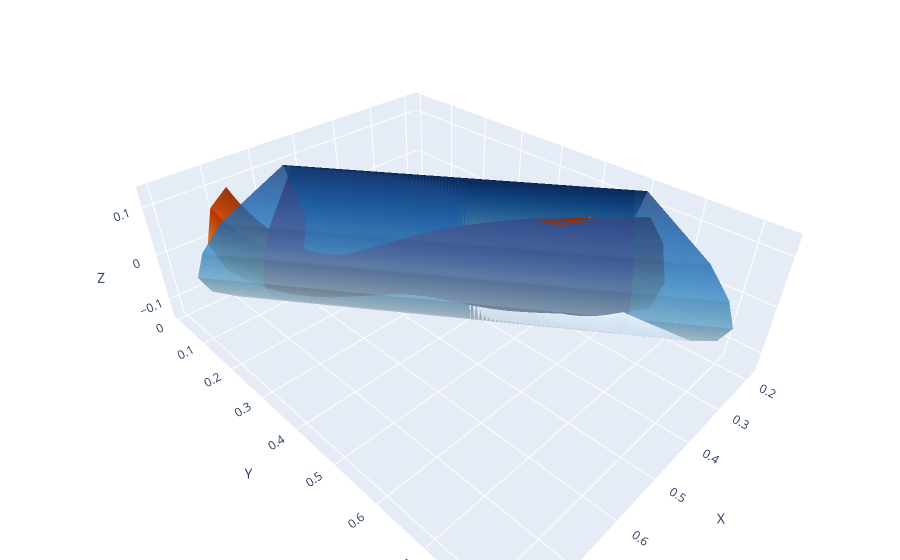

Write notebook code for a chart like this one.
### Code cell
fig = cyl_surf_0().plot(
    surface_kwargs=dict(opacity=0.95),
    colormap="Reds",
)
fig_1 = cyl_surf_1().plot(
    surface_kwargs=dict(opacity=0.8),
    colormap="Blues",
)

fig.add_traces(fig_1.data)
fig_2 = surf_plasma().plot(
    surface_kwargs=dict(opacity=1),
    colormap="Oranges",
)
fig.add_traces(fig_2.data)
fig.show()
